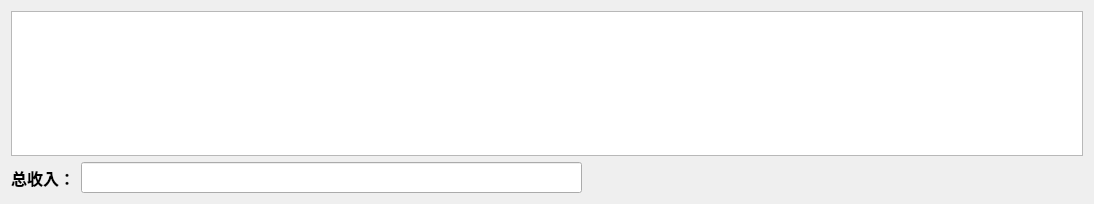
              <widget class="QWidget" name="scrollAreaWidgetContents_2">
               <property name="geometry">
                <rect>
                 <x>0</x>
                 <y>0</y>
                 <width>1094</width>
                 <height>204</height>
                </rect>
               </property>
               <layout class="QGridLayout" name="gridLayout_17">
                <item row="1" column="0">
                 <spacer name="verticalSpacer_23">
                  <property name="orientation">
                   <enum>Qt::Vertical</enum>
                  </property>
                  <property name="sizeHint" stdset="0">
                   <size>
                    <width>20</width>
                    <height>40</height>
                   </size>
                  </property>
                 </spacer>
                </item>
                <item row="2" column="0">
                 <layout class="QHBoxLayout" name="horizontalLayout_6">
                  <item>
                   <widget class="QLabel" name="label_29">
                    <property name="font">
                     <font>
                      <family>Agency FB</family>
                      <pointsize>12</pointsize>
                      <weight>75</weight>
                      <bold>true</bold>
                     </font>
                    </property>
                    <property name="text">
                     <string>总收入：</string>
                    </property>
                   </widget>
                  </item>
                  <item>
                   <widget class="QLineEdit" name="totalIncomeEdit">
                    <property name="font">
                     <font>
                      <family>Agency FB</family>
                      <pointsize>12</pointsize>
                     </font>
                    </property>
                   </widget>
                  </item>
                  <item>
                   <spacer name="horizontalSpacer_7">
                    <property name="orientation">
                     <enum>Qt::Horizontal</enum>
                    </property>
                    <property name="sizeHint" stdset="0">
                     <size>
                      <width>40</width>
                      <height>20</height>
                     </size>
                    </property>
                   </spacer>
                  </item>
                 </layout>
                </item>
                <item row="0" column="0">
                 <widget class="QTableView" name="tableView_parking"/>
                </item>
                <item row="3" column="0">
                 <spacer name="verticalSpacer_24">
                  <property name="orientation">
                   <enum>Qt::Vertical</enum>
                  </property>
                  <property name="sizeHint" stdset="0">
                   <size>
                    <width>20</width>
                    <height>40</height>
                   </size>
                  </property>
                 </spacer>
                </item>
               </layout>
              </widget>
